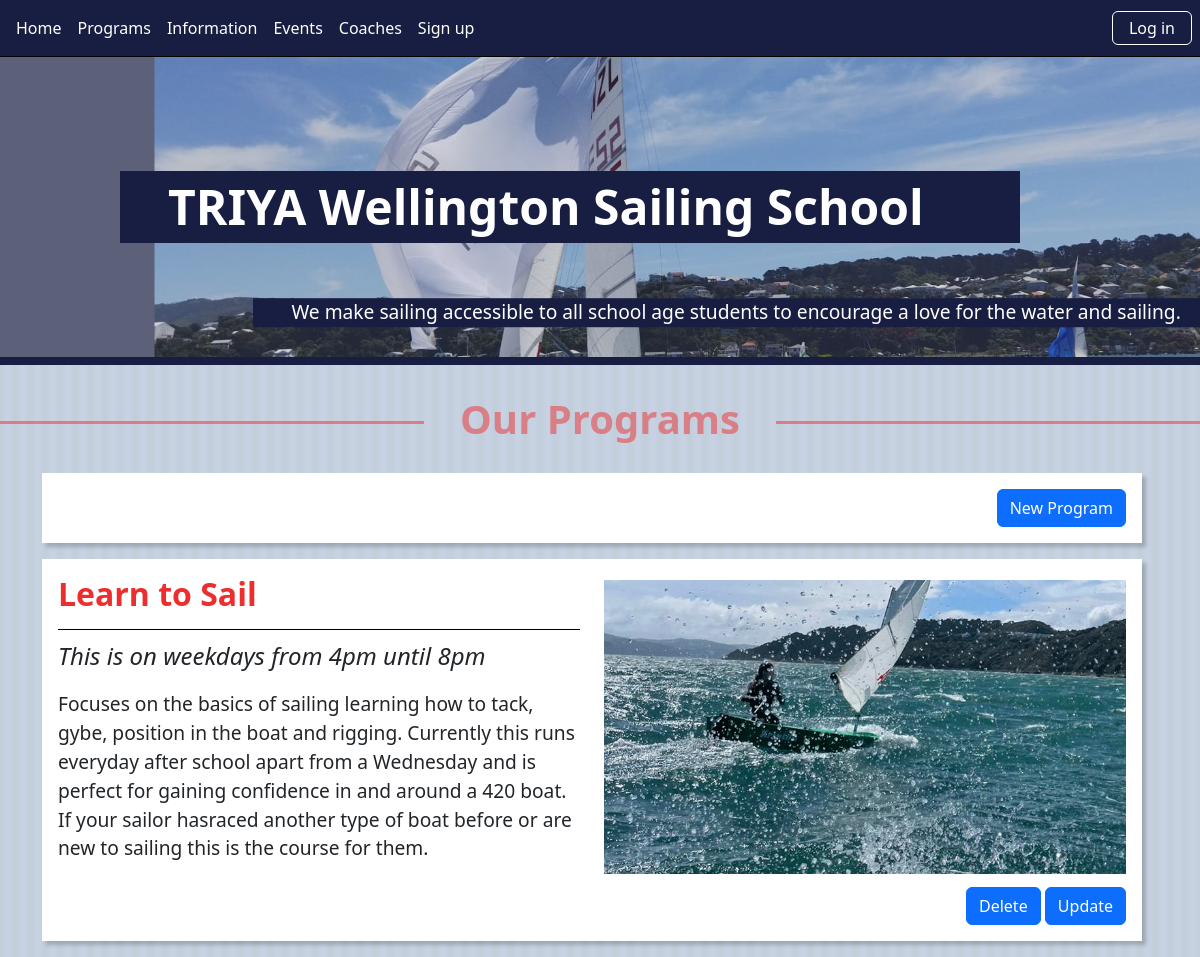
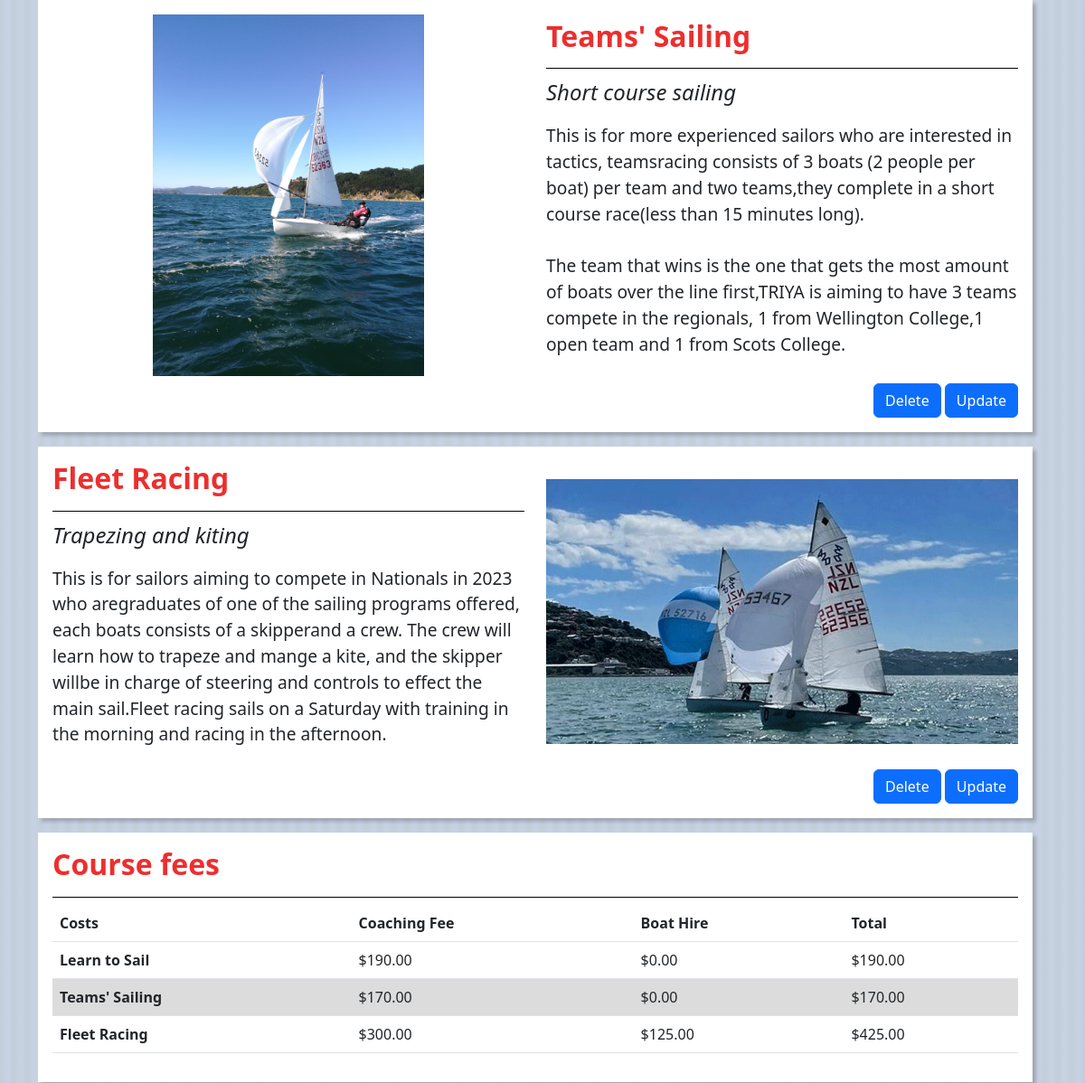
Page /program (upper part) on the earlier database version (2 pictures, top to bottom).
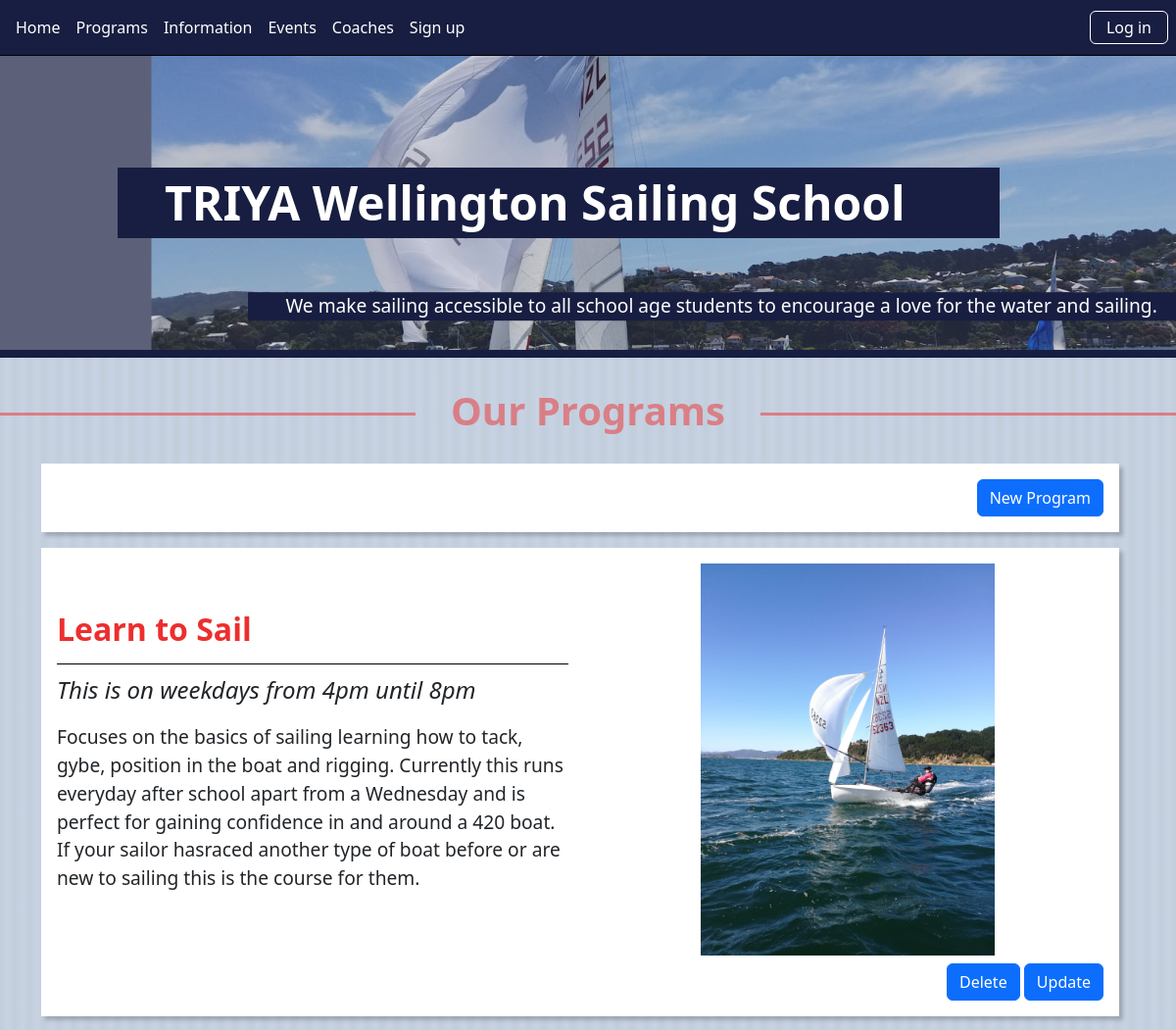
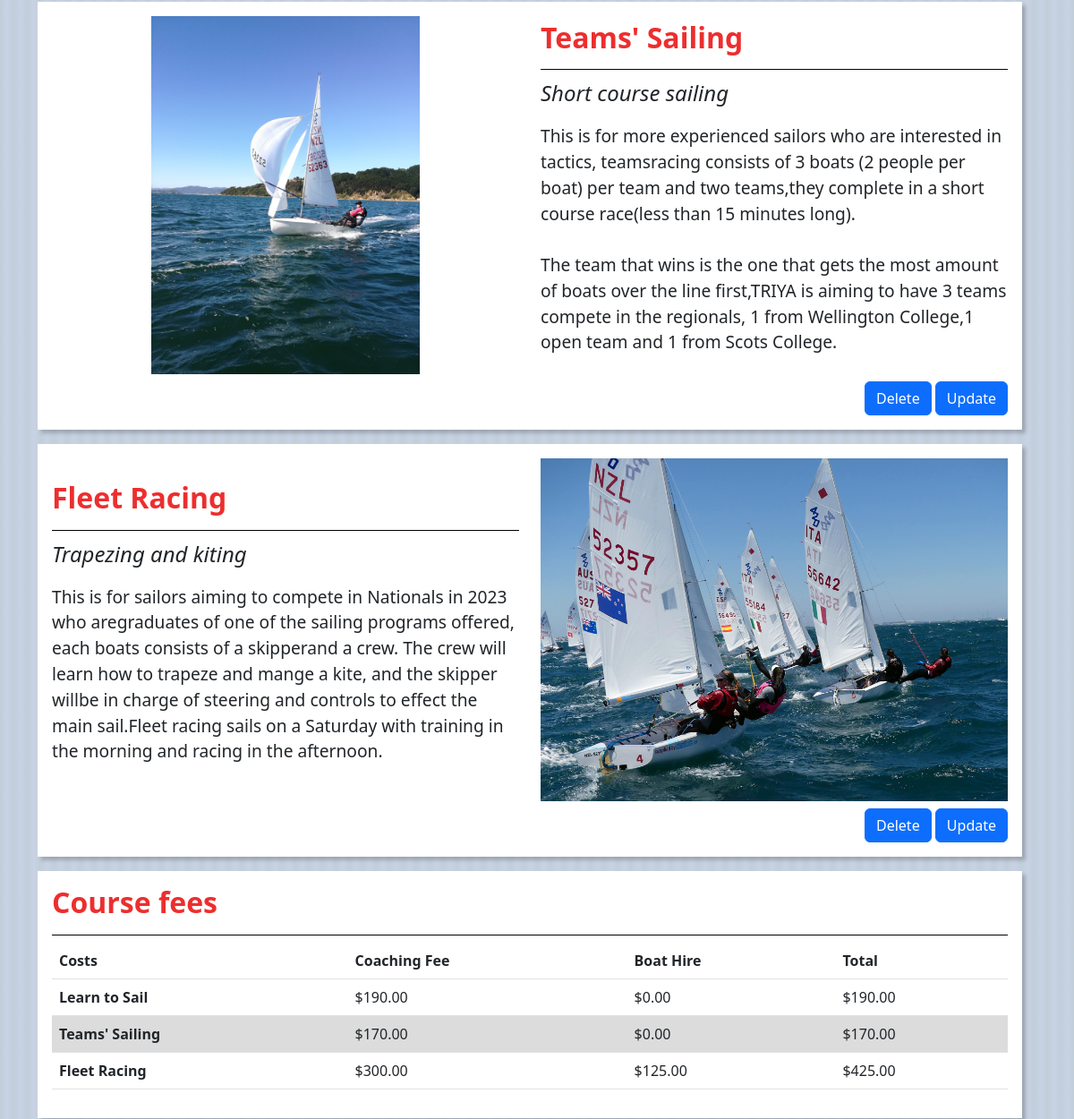
Same page on the later database version (2 pictures, top to bottom).
### tables this page shows
CREATE TABLE program(
    program_id integer primary key autoincrement not null,
    name text not null unique,
    subtitle text not null unique,
    content text not null,
    coachingfee real not null,
    boathire real not null,
    image text not null,
    updated_at date
);

### server.py (the view)
@app.route("/program")
def program():
    sql = "select program_id, name, subtitle, content, image, coachingfee, boathire, coachingfee+boathire as 'total' from program"
    result = run_search_query_tuples(sql, (), db_path)
    print(result)
    return render_template("programs.html", programs=result)

### db_functions.py (called while the page is built)
def run_search_query_tuples(sql_query,values_tuple, file_path,  rowfactory=True):
    result = None
    try:
        db = sqlite3.connect(file_path)
        if rowfactory:
            db.row_factory = sqlite3.Row
        cursor = db.cursor()
        print("connection successful")
        cursor.execute(sql_query,values_tuple)
        result = cursor.fetchall()
        print("Search Query executed")
        cursor.close()
    except sqlite3.Error as error:
        print("Error running search query tuples: {}".format(error))
    finally:
        if db:
            db.close()
            print("sqlite connection is closed")
        if result:
            return result

### server.py (called while the page is built)
@app.template_filter()
def currency_format(value):
    value = float(value)
    return "${:,.2f}".format(value)

### templates/programs.html (shortened to what this page needs)
{% extends "main_template.html" %}
{% block content %}
    <h1>Our Programs</h1>
    <div class="container-lg">
     <div class="program button-placement">  <a class="btn btn-primary" href="{{ url_for('program_cud', program_id = 0 )}}">New Program</a> </div>
    {% if programs %}
        {% for row in programs %}
        <div class="program">
            <div class="row align-items-center {{loop.cycle('','reverse') }}">
                 <div class="col-md-6 ">
                     <h2> {{ row['name'] }} </h2>
                     <p>  {{ row['subtitle'] }} </p>
                     <p> {{ row['content'] | replace("\n", "<br>") | safe}} </p>
                 </div>
                 <div class="col-md-6 {{loop.cycle('','order-first') }}">
                     <img class="img-fluid" src="{{ url_for('static', filename='images/'+row['image']) }}" alt="">
                 </div>
            </div>
            <div class="button-placement">
                <a class="btn btn-primary" href="{{ url_for('delete', id = row['program_id'], table="program", title=row['name']  )}}">Delete</a>
                <a class="btn btn-primary" href="{{ url_for('program_cud', program_id = row['program_id'] )}}">Update</a>
            </div>
        </div>
        {%  endfor %}
    {% endif %}
    </div>
    <div class="container-lg">
    <div class="program">
     <h2> Course fees </h2>
        <table class="table">
            <thead>
            <tr>
                <th>Costs</th>
                <th>Coaching Fee</th>
                <th>Boat Hire</th>
                <th>Total</th>
            </tr>
            </thead>
            <tbody>
             {% if programs %}
            {% for row in programs %}
                <tr>
                <th>{{ row['name'] }}</th>
                <td>{{ row['coachingfee'] | currency_format }}</td>
                <td>{{ row['boathire'] | currency_format }}</td>
                <td>{{ row['total'] | currency_format }}</td>
                </tr>
            {% endfor %}
            {% endif %}
            </tbody>
        </table>
        </div>
    </div>
{% endblock %}

### templates/main_template.html (shortened to what this page needs)
<!DOCTYPE html>
<html lang="en">
<head>
    <link href="https://cdn.jsdelivr.net/npm/bootstrap@5.2.0/dist/css/bootstrap.min.css" rel="stylesheet">
    <link rel="stylesheet" href="https://cdnjs.cloudflare.com/ajax/libs/font-awesome/4.7.0/css/font-awesome.min.css">
   <link rel="stylesheet" type="text/css" href="{{ url_for('static', filename='styles/main-styles.css') }}">
</head>
<body>
    <div class="container-fluid white-box">
        <nav class="navbar navbar-expand-md d-flex navbar-dark px-2">
<div class="collapse navbar-collapse" id="collapsibleNavbar">
                <ul class="navbar-nav flex-grow-1">
                    <li class="nav-item">
                        <a class="nav-link" href="{{ url_for('index') }}">Home</a>
                    </li>
                    <li class="nav-item">
                        <a class="nav-link" href="{{ url_for('program') }}">Programs</a>
                    </li>
                    <li class="nav-item">
                        <a class="nav-link" href="{{ url_for('information') }}">Information</a>
                    </li>
                    <li class="nav-item">
                        <a class="nav-link" href="{{ url_for('event') }}">Events</a>
                    </li>
                    <li class="nav-item">
                        <a class="nav-link" href="{{ url_for('index') }}#coaches">Coaches</a>
                    </li>
                    <li class="nav-item">
                        <a class="nav-link" href="{{ url_for('program') }}#signup">Sign up</a>
                    </li>
                </ul>
                <div>
                    <a href="" class="nav-link btn btn-outline">Log in</a>
                </div>
    </div>
        </nav>
        <div class="top">
            <div class="top-text">TRIYA Wellington Sailing School </div>
            <div class="sub-top-text">We make sailing accessible to all school age students to encourage a love
                for the water and sailing.
            </div>
        </div>
    </div>
{%  block content %}
{%  endblock  %}
</body>
</html>

### static/styles/main-styles.css (style rules this page uses)
:root { --main-bg-color: rgb(193, 206, 218); --main-bg-color-grad: rgb(200, 210, 228); --titles: rgb(237,46,46); --titles-trans: rgba(237,46,46,0.5); --deepblue: rgb(24, 30, 65); --deepblue-trans: rgba(24, 30, 65, 0.7); }
body { background-color: var(--main-bg-color); font-size: 100%; background: repeating-linear-gradient(90deg, var(--main-bg-color) 0, var(--main-bg-color-grad) 8px, var(--main-bg-color) 15px); }
p { font-size: 1.2em; }
h1 { border: 0px solid red; padding:0; overflow: hidden; color: var(--titles-trans); font-weight: bold; display: table; white-space: nowrap; margin: 0.75em 0; }
h1:before, h1:after { border-top: 3px solid var(--titles-trans); content: ''; display: table-cell; position: relative; top: 0.65em; width: 50%; }
h1:before { right: 3%; }
h1:after { left: 3%; }
h2, h3, h4 { font-weight: bolder; color: var(--titles); border-bottom: 1px solid black; padding-bottom: 0.5em }
.news, .about, .coaches, .program, .sign-up, .information, .event { border: 0px solid red; margin: 0em 1em 1em 0; box-shadow: 4px 4px 4px 0 rgba(0, 0, 0, 0.2); background-color: white; padding:1em; }
.top { background-color: var(--deepblue-trans); position: relative; border-bottom: 8px solid var(--deepblue); }
.top-text, .sub-top-text { color:white; background-color: var(--deepblue); position: absolute; border: 0px solid red; }
.top-text { top: 50%; left: 10%; transform: translate(0, -50%); font-size: 3em; font-weight: bold; padding: 0 2em 0 1em; }
.sub-top-text { position: absolute; top: 90%; right: 0%; color:white; font-size: 1.2em; padding: 0 1em 0 2em; transform: translate(0, -100%); }
.program div p:nth-child(2) { font-size: 1.5em; font-style: italic; }
.container-fluid { --bs-gutter-x:0; }
.img-fluid { max-height: 400px; display: block; margin: auto; }
nav { background-color: var(--deepblue); color:white; }
.nav-link { color:white; }
.white-box { background-color: white; }
.table tr:nth-child(even) { background-color: rgb(220,220,220); }
.button-placement { text-align: right; margin-top: 0.5em; }

### templates/main_template.html (style rules this page uses)
.navbar { background-color: var(--deepblue); border-bottom: 1px solid black; }
.nav-link { font-size: 1em; color:white; }
.btn-outline { border: 1px solid white; padding: 0.25em 1em; }

Differences in the rows shown:
changed program "Learn to Sail": image: a different picture
changed program "Fleet Racing": image: a different picture
